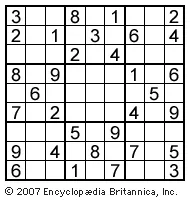
#> input picture sudoku1.webp, 190 x 200 px
$ python -i puzzle_find.py   (imports and definitions only)
#> lines starting #> are read from the running program, lines starting #| are printed output that depends on the picture; after the words box and inside, x2 and y2 are one past the last pixel; in counts of white or black regions, pixels touching at a corner belong together
#> further down, picture is the input picture: shape (200, 190, 3); mean B, G, R 210.8, 210.8, 210.8
from imutils.perspective import four_point_transform
from skimage.segmentation import clear_border
import numpy as np
import imutils
import cv2
import argparse

#image=cv2.imread("sudoku1.webp") #--> This is the puzzle which can be supplied for testing


def find_puzzle(image, debug=False):
#> called with debug = False
    gray=cv2.cvtColor(image, cv2.COLOR_BGR2GRAY)
    blurred=cv2.GaussianBlur(gray, (7,7), 3)
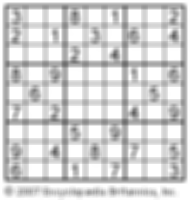
#> blurred: shape (200, 190); min 98, max 255, mean 210.8
    thresh=cv2.adaptiveThreshold(blurred, 255, cv2.ADAPTIVE_THRESH_GAUSSIAN_C, cv2.THRESH_BINARY, 11, 2)
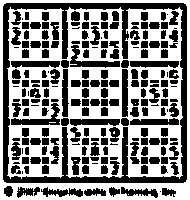
#> thresh: shape (200, 190); 53.3% white; 209 black regions (25 under 20 px), largest, box (x1, y1, x2, y2) and area: (3, 3, 187, 183) 5239, (70, 45, 120, 68) 375, (11, 103, 60, 125) 369
    thresh=cv2.bitwise_not(thresh)
#> thresh: shape (200, 190); 46.7% white; 209 white regions (25 under 20 px)

    if debug:
        cv2.imshow("Puzzle Thresh",thresh)
        cv2.waitKey(0)

    cnts=cv2.findContours(thresh.copy(), cv2.RETR_EXTERNAL, cv2.CHAIN_APPROX_SIMPLE)
#> cnts = 9 contours, 1 with area under 20; largest, box (x1, y1, x2, y2) and area: (3, 3, 187, 183) 32741, (41, 187, 83, 197) 176, (121, 187, 158, 198) 161, (17, 187, 40, 198) 111, (84, 188, 106, 196) 92, (162, 188, 176, 197) 61, (4, 186, 13, 197) 61, (109, 187, 120, 197) 54
    cnts=imutils.grab_contours(cnts)
    cnts=sorted(cnts, key=cv2.contourArea, reverse=True)

    puzzleC=None
    for c in cnts:
        peri=cv2.arcLength(c,True)
        approx=cv2.approxPolyDP(c,0.02*peri, True)
        if len(approx)==4:
            puzzleC=approx
            break
#> this loop made 1 pass
#> (peri, puzzleC) on pass 1: (719.3, [[4, 4], [4, 181], [185, 181], [185, 4]])
    if puzzleC.all()==None:
        raise Exception("Could not find outline of Sudoku Puzzle")
    if debug:
        output=image.copy()
        cv2.drawContours(output, [puzzleC], -1, (0,255,0), 2)
        cv2.imshow("Puzzle outline",output)
        cv2.waitKey(0)


    puzzle=four_point_transform(image,puzzleC.reshape(4,2))
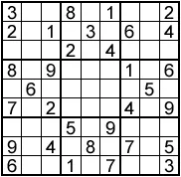
#> puzzle: shape (177, 181, 3); mean B, G, R 205.5, 205.5, 205.5
    warped=four_point_transform(gray, puzzleC.reshape(4,2))

    if debug:
        cv2.imshow("Puzzle Transform", puzzle)
        cv2.waitKey(0)

    return puzzle,warped

#find_puzzle(image,debug=True)

# [44 lines left out: function extract_digit, not called in this run]


>>> import cv2
>>> picture = cv2.imread('sudoku1.webp')
>>> result = find_puzzle(picture)
